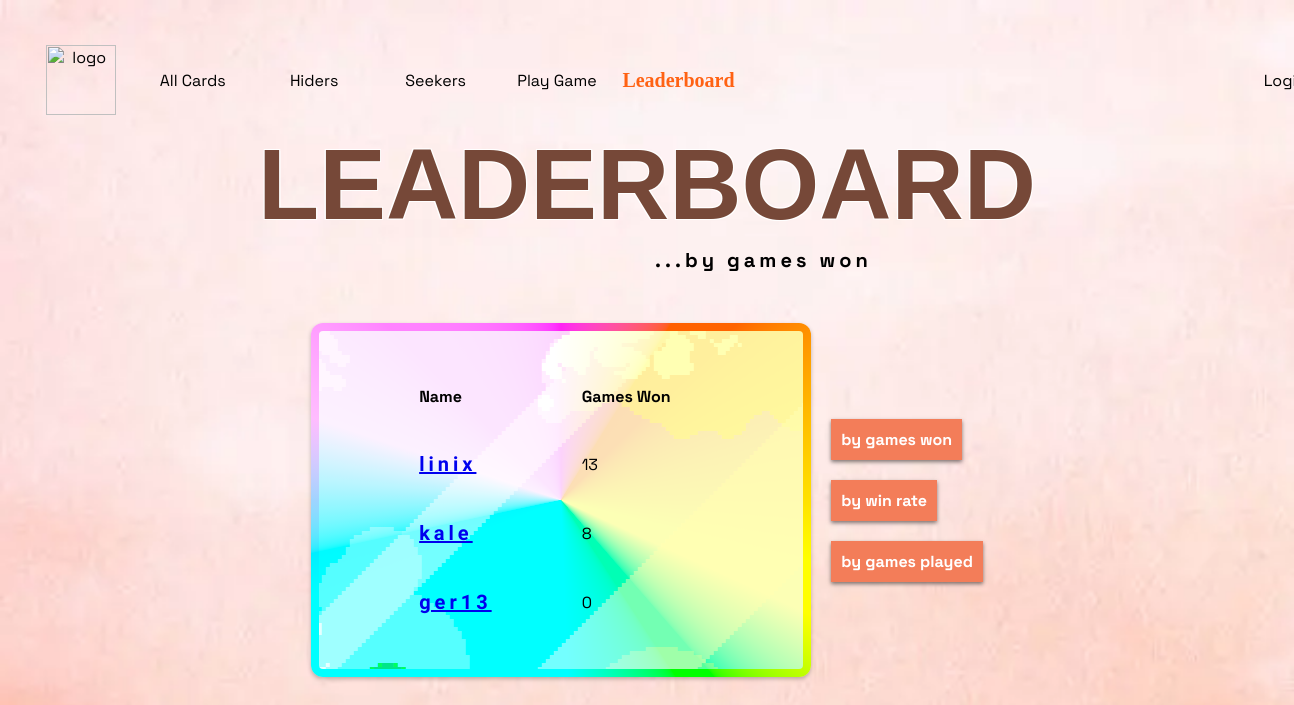
Page /leaderboard_by_games_won/ on the earlier database version.
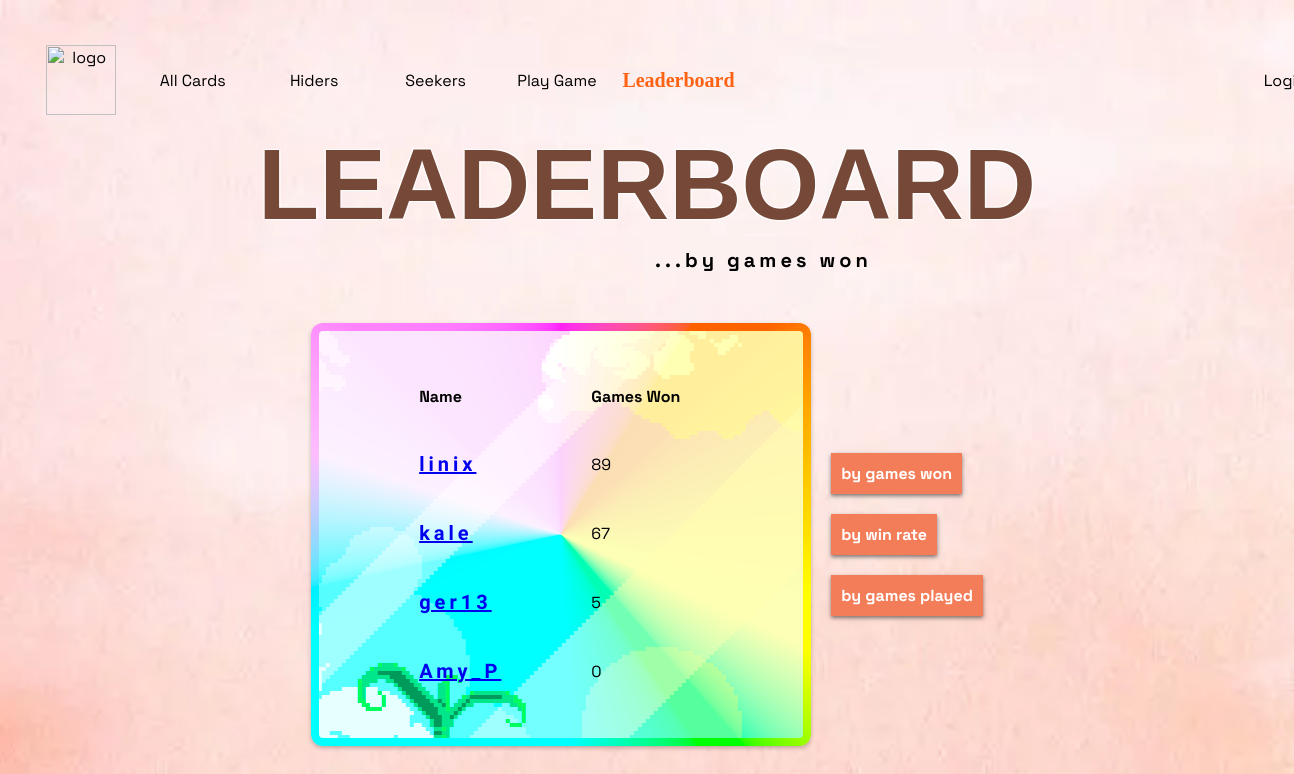
Same page on the later database version.
### game/models.py (models this page shows, shortened)
class Profile(models.Model):
    username = models.CharField(max_length=120)
    email = models.EmailField()
    games_played = models.IntegerField(default=0)
    games_won = models.IntegerField(default=0)
    favorite_card = models.ForeignKey('Card', on_delete=models.SET_NULL, null=True, blank=True)
    user = models.OneToOneField(User, on_delete=models.CASCADE)

### game/views.py (the view)
# urls.py: path(r'leaderboard_by_games_won/', views.LeaderboardByGamesWonView.as_view(), name='leaderboard_by_games_won'), # page for showing the leaderboard
class LeaderboardByGamesWonView(ListView):
    model = Profile
    template_name = 'game/leaderboard_by_games_won.html'
    context_object_name = 'profiles'
    def get_queryset(self):
        return Profile.objects.order_by('-games_won')

### game/templates/game/leaderboard_by_games_won.html (shortened to what this page needs)
<body class="light-body">
    {% extends 'game/base.html' %}
    {% block content %}
        <h1>LEADERBOARD</h1>
        <p class="leaderboard-subtitle">...by games won</p>
        <div class="leaderboard-table-container">
            <table class="leaderboard-table">
                <tr>
                    <th>Name</th>
                    <th>Games Won</th>
                </tr>
                {% for profile in profiles %}
                    <tr>
                        <td class="table-fields"><a href="{% url 'show_profile' profile.pk %}">{{ profile.user.username }}</a></td>
                        <td class="table-results">{{ profile.games_won }}</td>
                    </tr>
                {% endfor %}
            </table>
            <div class="leaderboard-buttons-container">
                <div>
                    <a class='click-button' href="{% url 'leaderboard_by_games_won' %}">by games won</a>
                </div>
                <div>
                    <a class='click-button' href="{% url 'leaderboard_by_win_rate' %}">by win rate</a>
                </div>
                <div>
                    <a class='click-button' href="{% url 'leaderboard_by_games_played' %}">by games played</a>
                </div>
            </div>
        </div>
    {% endblock %}

Differences in the rows shown:
changed Profile "linix": games_won "13" → "89"
changed Profile "kale": games_won "8" → "67"
changed Profile "ger13": games_won "0" → "5"
added Profile: user.username "Amy_P", games_won "0"
